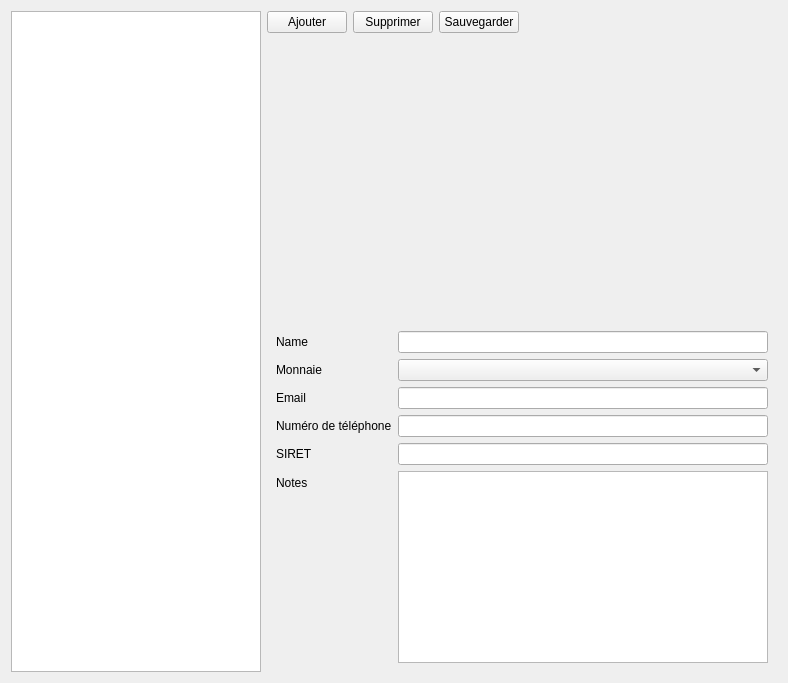
<?xml version="1.0" encoding="UTF-8"?>
<ui version="4.0">
 <class>PaneCustomers</class>
 <widget class="QWidget" name="PaneCustomers">
  <property name="geometry">
   <rect>
    <x>0</x>
    <y>0</y>
    <width>788</width>
    <height>683</height>
   </rect>
  </property>
  <property name="windowTitle">
   <string>Customers</string>
  </property>
  <layout class="QHBoxLayout" name="horizontalLayout_2">
   <item>
    <widget class="QListView" name="listViewCustomers">
     <property name="maximumSize">
      <size>
       <width>250</width>
       <height>16777215</height>
      </size>
     </property>
    </widget>
   </item>
   <item>
    <layout class="QVBoxLayout" name="verticalLayoutMain">
     <item>
      <layout class="QHBoxLayout" name="horizontalLayout">
       <item>
        <widget class="QPushButton" name="buttonAdd">
         <property name="text">
          <string>Ajouter</string>
         </property>
        </widget>
       </item>
       <item>
        <widget class="QPushButton" name="buttonRemove">
         <property name="text">
          <string>Supprimer</string>
         </property>
        </widget>
       </item>
       <item>
        <widget class="QPushButton" name="buttonSave">
         <property name="text">
          <string>Sauvegarder</string>
         </property>
        </widget>
       </item>
       <item>
        <spacer name="horizontalSpacer">
         <property name="orientation">
          <enum>Qt::Horizontal</enum>
         </property>
         <property name="sizeHint" stdset="0">
          <size>
           <width>25</width>
           <height>21</height>
          </size>
         </property>
        </spacer>
       </item>
      </layout>
     </item>
     <item>
      <spacer name="verticalSpacerButtons">
       <property name="orientation">
        <enum>Qt::Vertical</enum>
       </property>
       <property name="sizeHint" stdset="0">
        <size>
         <width>20</width>
         <height>40</height>
        </size>
       </property>
      </spacer>
     </item>
     <item>
      <widget class="QWidget" name="widgetCustomers" native="true">
       <layout class="QVBoxLayout" name="verticalLayout">
        <item>
         <layout class="QFormLayout" name="layoutCustomer">
          <item row="2" column="0">
           <widget class="QLabel" name="label">
            <property name="text">
             <string>Email</string>
            </property>
           </widget>
          </item>
          <item row="2" column="1">
           <widget class="QLineEdit" name="lineEditEmail"/>
          </item>
          <item row="3" column="0">
           <widget class="QLabel" name="label_3">
            <property name="text">
             <string>Numéro de téléphone</string>
            </property>
           </widget>
          </item>
          <item row="3" column="1">
           <widget class="QLineEdit" name="lineEditPhonNumber"/>
          </item>
          <item row="4" column="0">
           <widget class="QLabel" name="label_2">
            <property name="text">
             <string>SIRET</string>
            </property>
           </widget>
          </item>
          <item row="4" column="1">
           <widget class="QLineEdit" name="lineEditSiret"/>
          </item>
          <item row="5" column="0">
           <widget class="QLabel" name="label_4">
            <property name="text">
             <string>Notes</string>
            </property>
           </widget>
          </item>
          <item row="5" column="1">
           <widget class="QPlainTextEdit" name="plainTextEditNotes"/>
          </item>
          <item row="0" column="0">
           <widget class="QLabel" name="label_5">
            <property name="text">
             <string>Name</string>
            </property>
           </widget>
          </item>
          <item row="0" column="1">
           <widget class="QLineEdit" name="lineEditCustomerName"/>
          </item>
          <item row="1" column="0">
           <widget class="QLabel" name="label_6">
            <property name="text">
             <string>Monnaie</string>
            </property>
           </widget>
          </item>
          <item row="1" column="1">
           <widget class="QComboBox" name="comboCurrency"/>
          </item>
         </layout>
        </item>
       </layout>
      </widget>
     </item>
    </layout>
   </item>
  </layout>
 </widget>
 <resources/>
 <connections/>
</ui>
